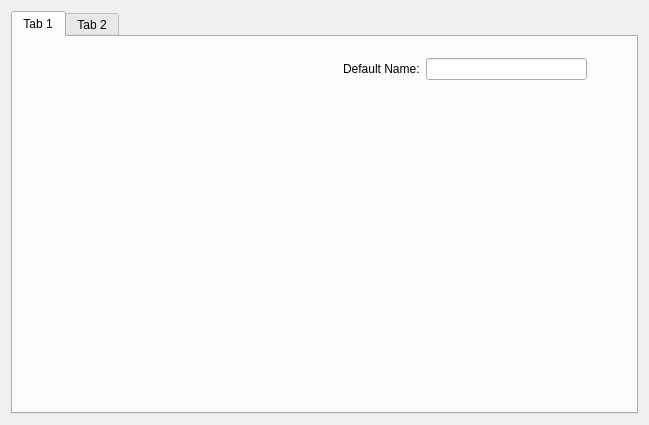
<?xml version="1.0" encoding="UTF-8"?>
<ui version="4.0">
 <class>PreferencesDialog</class>
 <widget class="QDialog" name="PreferencesDialog">
  <property name="geometry">
   <rect>
    <x>0</x>
    <y>0</y>
    <width>649</width>
    <height>425</height>
   </rect>
  </property>
  <property name="windowTitle">
   <string>Dialog</string>
  </property>
  <layout class="QGridLayout" name="gridLayout">
   <item row="0" column="0">
    <widget class="QTabWidget" name="tabWidget">
     <widget class="QWidget" name="tab">
      <attribute name="title">
       <string>Tab 1</string>
      </attribute>
      <widget class="QWidget" name="">
       <property name="geometry">
        <rect>
         <x>330</x>
         <y>20</y>
         <width>244</width>
         <height>24</height>
        </rect>
       </property>
       <layout class="QHBoxLayout" name="horizontalLayout">
        <item>
         <widget class="QLabel" name="label">
          <property name="text">
           <string>Default Name:</string>
          </property>
         </widget>
        </item>
        <item>
         <widget class="QLineEdit" name="nameLineEdit"/>
        </item>
       </layout>
      </widget>
     </widget>
     <widget class="QWidget" name="tab_2">
      <attribute name="title">
       <string>Tab 2</string>
      </attribute>
     </widget>
    </widget>
   </item>
  </layout>
 </widget>
 <resources/>
 <connections/>
</ui>
